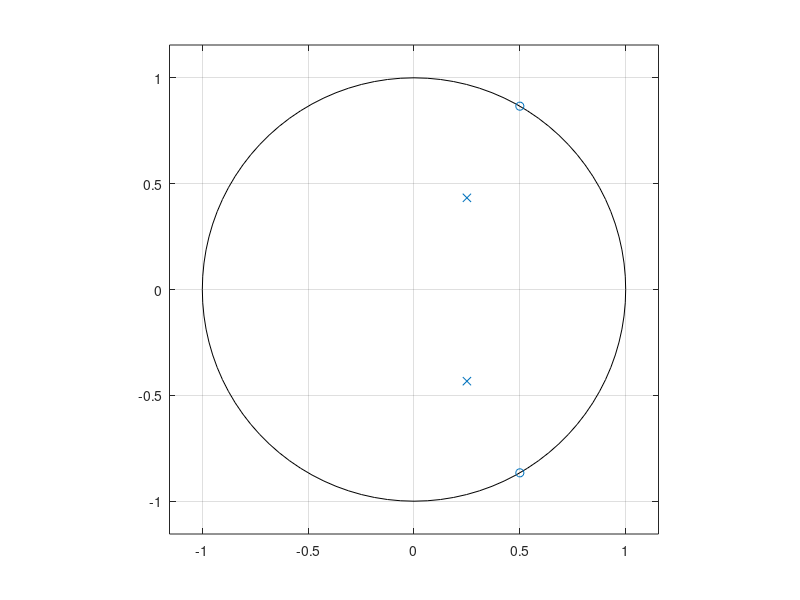
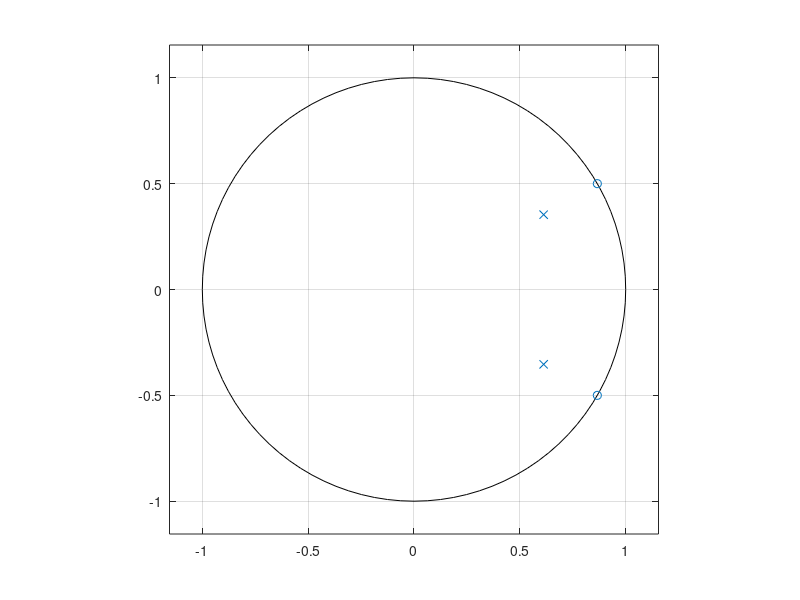

These charts were generated, in order, by the following MATLAB code:
r = 1/2;
t = pi/3;
b = [1,-2*cos(t),1];
a = [1, -2*r*cos(t),r*r];
figure('NumberTitle', 'off', 'Name', 'Pole-Zero plot for r = 1/2, Theta= pi/3');
zplane(b,a)

r=(2^(-(1/2)));
t = pi/6;
b = [1,-2*cos(t),1];
a = [1, -2*r*cos(t),r*r];
figure('NumberTitle', 'off', 'Name', 'Pole-Zero plot for r = 1/Root(2), Theta= pi/6');
zplane(b,a)